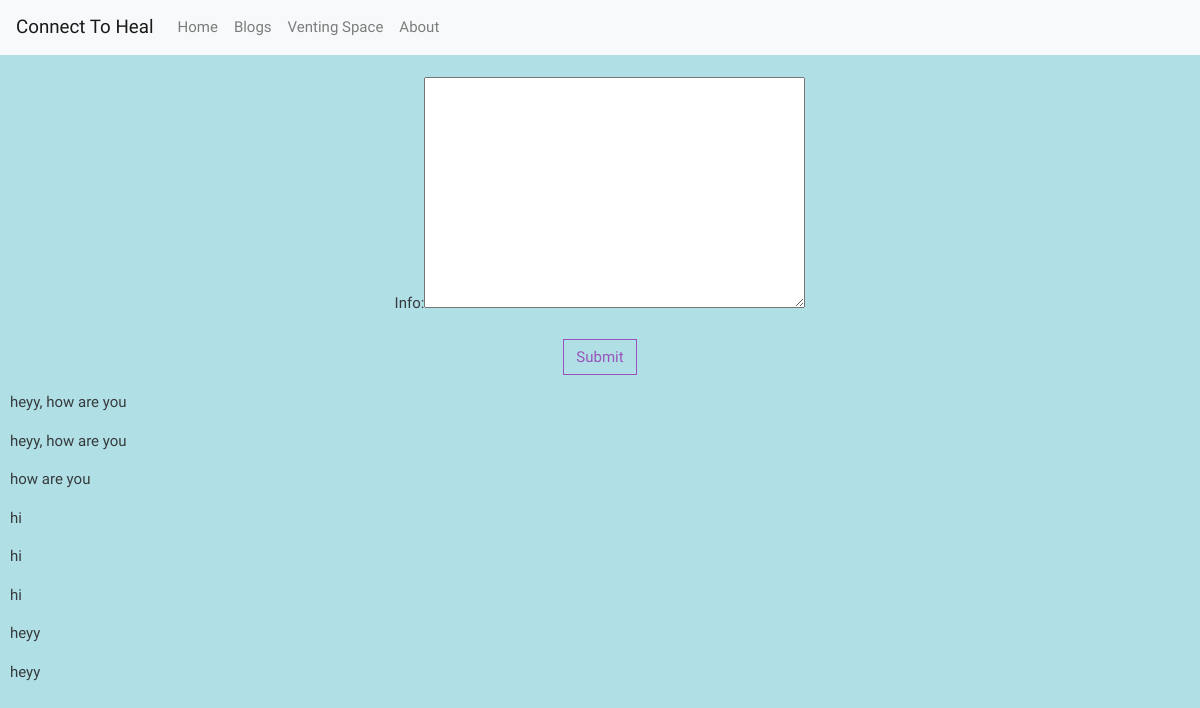
The page /discussion/ on the database as committed earlier.
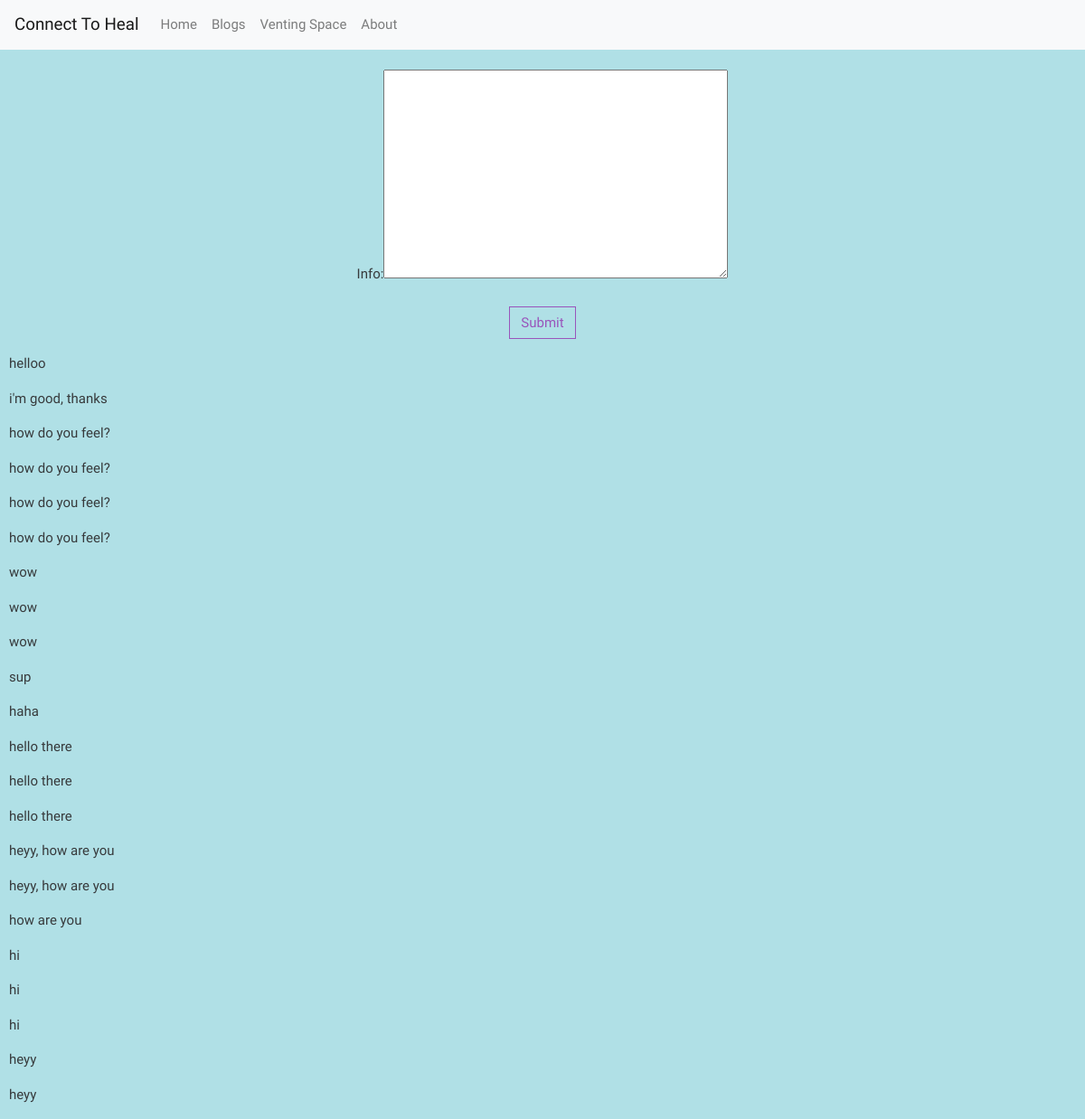
The same page on the database as committed later.
### connectToHeal/models.py (models this page shows, shortened)
class DiscussionModel(models.Model):
    info = models.TextField(max_length = 255)

### connectToHeal/views.py (the view)
# urls.py: path('discussion/', views.discussionPage, name = "dicussion"),
def discussionPage(request):
    form =  DiscussionForm()
    if request.method == 'POST':
        form = DiscussionForm(request.POST)
        if form.is_valid():
            form.save()
    forums = DiscussionModel.objects.all()
    return render(request, 'connectToHeal/discussion.html', {'form': form,'forums':forums})

### connectToHeal/forms.py
class DiscussionForm(forms.ModelForm):
    class Meta:
        model = DiscussionModel
        fields = ['info']

### connectToHeal/templates/connectToHeal/discussion.html (shortened to what this page needs)
{% extends "connectToHeal/base.html" %}
  {% block content%}
   <body style="background-color:powderblue;">
  <form method="post" enctype="multipart/form-data">
    <fieldset class="form-group">
        <center>{{ form.label }} <br> {{form}}  </center>
    </fieldset>
    <center><div class="form-group">
        <button class="btn btn-outline-info" id = "submitbutton">Submit</button>
    </div></center>
</form>
{% for forum in forums reversed %}
<p style="padding-left:10px"> {{forum.info}} </p>
{% endfor %}
</body>
  {% endblock%}

Rows that differ between the two databases and show on the page:
added DiscussionModel: info "helloo"
added DiscussionModel: info "i'm good, thanks"
added DiscussionModel: info "how do you feel?"
added DiscussionModel: info "how do you feel?"
added DiscussionModel: info "how do you feel?"
added DiscussionModel: info "how do you feel?"
added DiscussionModel: info "wow"
added DiscussionModel: info "wow"
added DiscussionModel: info "wow"
added DiscussionModel: info "sup"
added DiscussionModel: info "haha"
added DiscussionModel: info "hello there"
added DiscussionModel: info "hello there"
added DiscussionModel: info "hello there"
